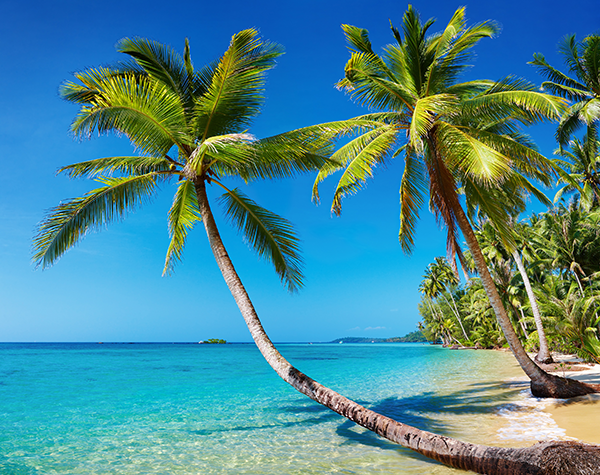
#> input picture 25_histograms/beach.png, 600 x 475 px
$ python grayscale_histogram.py
#> lines starting #> are read from the running program, lines starting #| are printed output that depends on the picture

# import the necessary packages
from matplotlib import pyplot as plt
import cv2

# load the image, convert it to grayscale, and show it
image = cv2.imread("beach.png")
#> image is the input picture: shape (475, 600, 3); mean B, G, R 148.4, 136.5, 73.3
image = cv2.cvtColor(image, cv2.COLOR_BGR2GRAY)
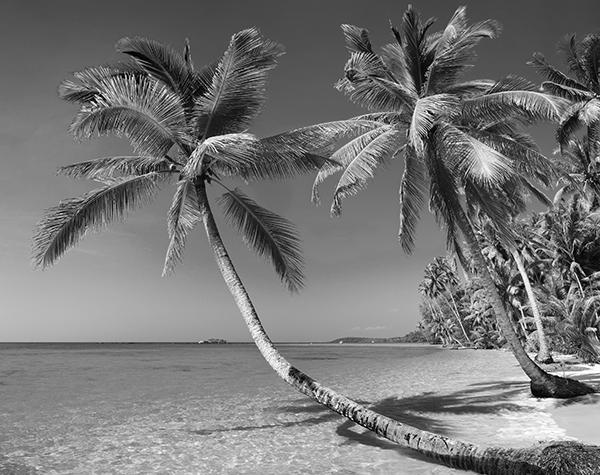
#> image: shape (475, 600); min 0, max 255, mean 118.9
cv2.imshow("Original", image)

# construct a grayscale histogram
hist = cv2.calcHist([image], [0], None, [256], [0, 256])
#> hist = 256 values, max 3566 at index 130, min 28 at index 253, mean 1113.3

# plot the histogram
plt.figure()
plt.title("Grayscale Histogram")
plt.xlabel("Bins")
plt.ylabel("# of Pixels")
plt.plot(hist)
plt.xlim([0, 256])

# normalize the histogram
hist /= hist.sum()
#> hist = 256 values, max 0.0125 at index 130, min 9.82e-05 at index 253, mean 0.00391

# plot the normalized histogram
plt.figure()
plt.title("Grayscale Histogram (Normalized)")
plt.xlabel("Bins")
plt.ylabel("% of Pixels")
plt.plot(hist)
plt.xlim([0, 256])
plt.show()
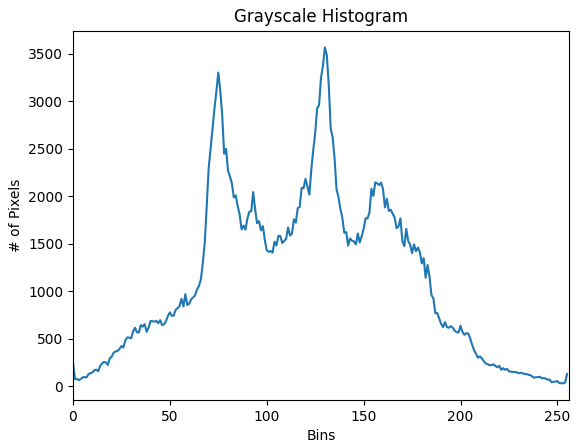
#> figure drawn by matplotlib, 1 panel; curve peaks at x = 130, y = 3566
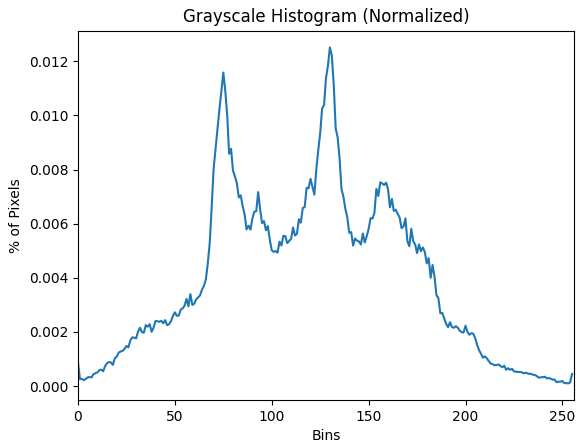
#> figure drawn by matplotlib, 1 panel; curve peaks at x = 130, y = 0.0125
